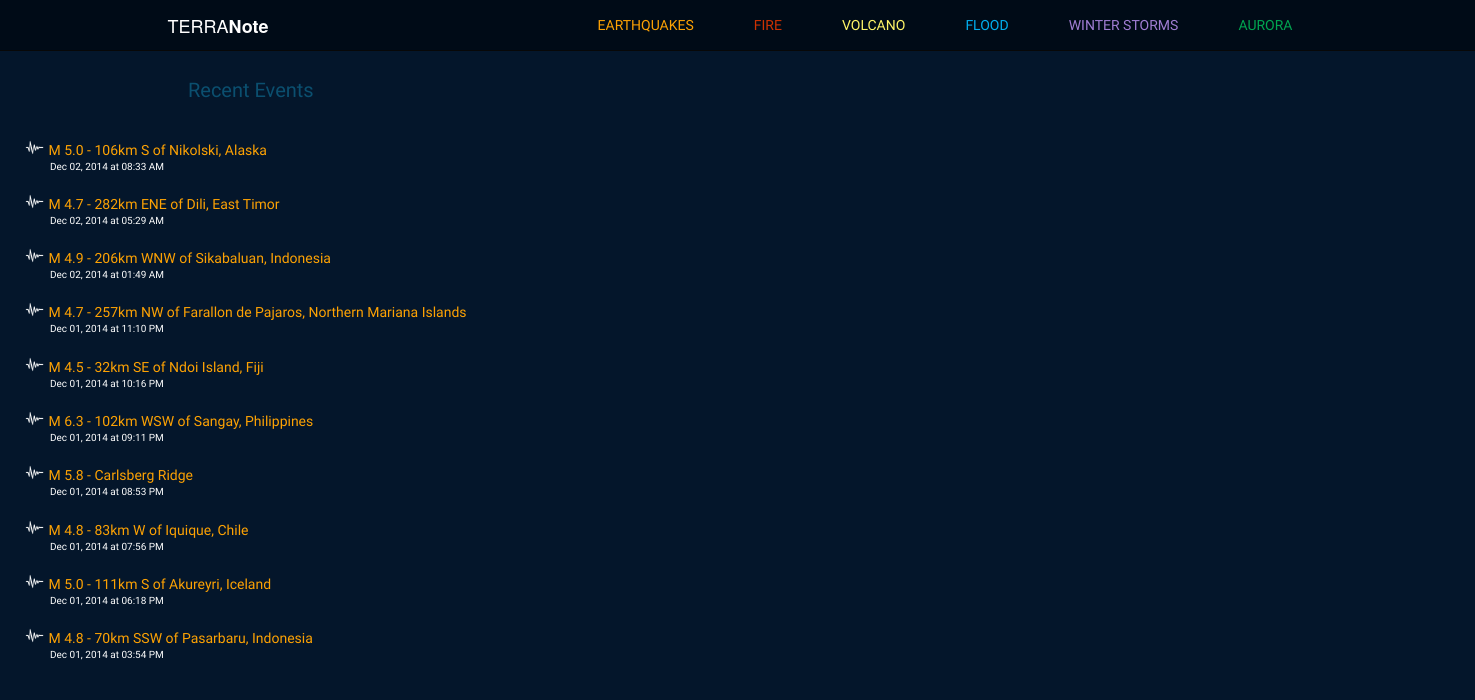
The page / on the database its author committed.
### model.py (models this page shows)
class Quake(Base):
    __tablename__ = "quakes"
    quake_id = Column(String(50), primary_key = True)
    quake_title = Column(String, nullable = False)
    quake_type = Column(String(25), nullable = False)
    magnitude = Column(Float, nullable = False)
    place = Column(String, nullable = False)
    latitude = Column(Float, nullable = False)
    longitude = Column(Float, nullable = False)
    depth = Column(Float, nullable = False)
    quake_datetime = Column(DateTime, nullable = False)
    url = Column(String, nullable = False)
    seismictype = Column(String, nullable = False)
    status = Column(String, nullable = False)
    felt = Column(Integer, nullable = True)
    tsunami = Column(Integer, nullable = True)
    recordtime = Column(DateTime, nullable = False)

### note.py (the view)
@app.route("/")
def home_map():
	topten = db_session.query(Quake).order_by(Quake.quake_datetime.desc()).limit(10)
	cols = Quake.__table__.columns
	json_compiled = {}
	for quake in topten:
		json_compiled[quake.quake_id] = {}
		json_compiled[quake.quake_id]['lat'] = quake.latitude
		json_compiled[quake.quake_id]['lng'] = quake.longitude
		json_compiled[quake.quake_id]['title'] = quake.quake_title
		json_compiled[quake.quake_id]['id'] = quake.quake_id
	print json_compiled
	recent_quakes = db_session.query(Quake).order_by(Quake.quake_datetime.desc()).limit(10)
	return render_template("home.html", recent_quakes=recent_quakes, top_ten=json_compiled)

### templates/home.html (shortened to what this page needs)
{% extends 'base.html' %}
{% block body %}
<div class="col-sm-4">
	<div class="event-list" id="userpoint">
		<div class="row">
			<div id="recent-events">Recent Events</div>
		</div>
		<div class="row">
			{% for quake in recent_quakes %}
				<div class="quake-list">
					<img class="small-icon" src="/static/images/quake-icon.png"/>
					<div class="recent-title quake-orange"><a href="/quakes/{{ quake.quake_id }}">{{ quake.quake_title }}</a></div>
					<div class="recent-datetime">{{ quake.quake_datetime.strftime('%b %d, %Y at %I:%M %p') }}</div>
				</div>
			{% endfor %}
		</div>
	</div>
</div>
    <div class="col-sm-8">
        <div class="event-map" id="home-map"></div>
    </div>
{% endblock %}

### static/note.css (style rules this page uses)
body { background-color: #04162b; color: #FFFFFF }
a { color:inherit; text-decoration: none; }
.recent-title { font-size: 14px; text-decoration: none; font-family: 'Raleway', sans-serif; font-weight: 400; }
.recent-datetime { font-size: 10px; padding-left: 30px; }
.event-list { padding-left: 10px; }
#recent-events { font-size: 20px; text-align: center; padding-top: 25px; padding-bottom: 25px; font-family: 'Raleway', sans-serif; font-weight: 400; color: #0b4f6f; }
img.small-icon { height: 15px; padding-left: 5px; padding-right: 5px; float: left; }
#home-map { height:725px; width:1050px; }
.event-map { height:100%; width:500px; }
.quake-list { padding-left: 10px; padding-bottom: 10px; padding-top:10px; color: #FFFFFF; font-family: 'Raleway', sans-serif; font-weight: 400; }
.quake-orange { color: #fda204; }

### rows shown on the page
Quake: quake_title "M 5.0 - 106km S of Nikolski, Alaska", quake_datetime "Dec 02, 2014 at 08:33 AM"
Quake: quake_title "M 4.7 - 282km ENE of Dili, East Timor", quake_datetime "Dec 02, 2014 at 05:29 AM"
Quake: quake_title "M 4.9 - 206km WNW of Sikabaluan, Indonesia", quake_datetime "Dec 02, 2014 at 01:49 AM"
Quake: quake_title "M 4.7 - 257km NW of Farallon de Pajaros, Northern Mariana Islands", quake_datetime "Dec 01, 2014 at 11:10 PM"
Quake: quake_title "M 4.5 - 32km SE of Ndoi Island, Fiji", quake_datetime "Dec 01, 2014 at 10:16 PM"
Quake: quake_title "M 6.3 - 102km WSW of Sangay, Philippines", quake_datetime "Dec 01, 2014 at 09:11 PM"
Quake: quake_title "M 5.8 - Carlsberg Ridge", quake_datetime "Dec 01, 2014 at 08:53 PM"
Quake: quake_title "M 4.8 - 83km W of Iquique, Chile", quake_datetime "Dec 01, 2014 at 07:56 PM"
Quake: quake_title "M 5.0 - 111km S of Akureyri, Iceland", quake_datetime "Dec 01, 2014 at 06:18 PM"
Quake: quake_title "M 4.8 - 70km SSW of Pasarbaru, Indonesia", quake_datetime "Dec 01, 2014 at 03:54 PM"
